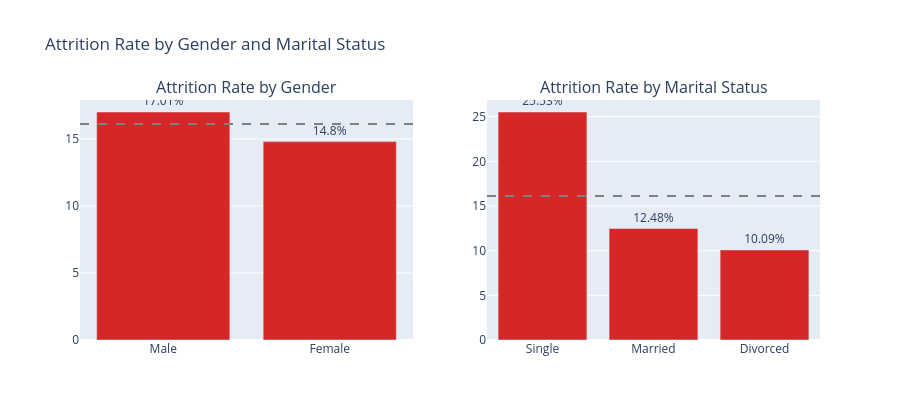

Notebook code cell kept with this figure:
### Markdown cell above
**Finding:** attrition is heavily concentrated in the youngest band — **18–25 year-olds leave at 35.8%**, more than double the baseline and more than triple the rate of 36–45 year-olds (9.2%, the most stable group). Attrition falls steadily as age increases, consistent with early-career employees being more likely to be exploring options or still finding fit.

### Code cell
from plotly.subplots import make_subplots

fig = make_subplots(rows=1, cols=2, subplot_titles=('Attrition Rate by Gender', 'Attrition Rate by Marital Status'))

t1 = attrition_rate_table(df_clean, 'Gender').sort_values('Attrition Rate (%)', ascending=False)
t2 = attrition_rate_table(df_clean, 'MaritalStatus').sort_values('Attrition Rate (%)', ascending=False)

fig.add_trace(go.Bar(x=t1['Gender'], y=t1['Attrition Rate (%)'], text=t1['Attrition Rate (%)'],
                      texttemplate='%{text}%', textposition='outside', marker_color='#d62728', showlegend=False), row=1, col=1)
fig.add_trace(go.Bar(x=t2['MaritalStatus'], y=t2['Attrition Rate (%)'], text=t2['Attrition Rate (%)'],
                      texttemplate='%{text}%', textposition='outside', marker_color='#d62728', showlegend=False), row=1, col=2)
fig.add_hline(y=BASELINE, line_dash='dash', line_color='gray', row=1, col=1)
fig.add_hline(y=BASELINE, line_dash='dash', line_color='gray', row=1, col=2)
fig.update_layout(height=420, title_text='Attrition Rate by Gender and Marital Status')
fig.show()

### Figure 1 — Plotly figure (JSON) as saved in the notebook; plotly's stock layout.template omitted (floating-point values rounded to 4 significant figures)
{"data": [{"marker": {"color": "#d62728"}, "showlegend": false, "text": [17.01, 14.8], "textposition": "outside", "texttemplate": "%{text}%", "type": "bar", "x": ["Male", "Female"], "xaxis": "x", "y": [17.01, 14.8], "yaxis": "y"}, {"marker": {"color": "#d62728"}, "showlegend": false, "text": [25.53, 12.48, 10.09], "textposition": "outside", "texttemplate": "%{text}%", "type": "bar", "x": ["Single", "Married", "Divorced"], "xaxis": "x2", "y": [25.53, 12.48, 10.09], "yaxis": "y2"}], "layout": {"annotations": [{"font": {"size": 16}, "showarrow": false, "text": "Attrition Rate by Gender", "x": 0.225, "xanchor": "center", "xref": "paper", "y": 1.0, "yanchor": "bottom", "yref": "paper"}, {"font": {"size": 16}, "showarrow": false, "text": "Attrition Rate by Marital Status", "x": 0.775, "xanchor": "center", "xref": "paper", "y": 1.0, "yanchor": "bottom", "yref": "paper"}], "height": 420, "shapes": [{"line": {"color": "gray", "dash": "dash"}, "type": "line", "x0": 0, "x1": 1, "xref": "x domain", "y0": 16.12, "y1": 16.12, "yref": "y"}, {"line": {"color": "gray", "dash": "dash"}, "type": "line", "x0": 0, "x1": 1, "xref": "x2 domain", "y0": 16.12, "y1": 16.12, "yref": "y2"}], "title": {"text": "Attrition Rate by Gender and Marital Status"}, "xaxis": {"anchor": "y", "domain": [0.0, 0.45]}, "xaxis2": {"anchor": "y2", "domain": [0.55, 1.0]}, "yaxis": {"anchor": "x", "domain": [0.0, 1.0]}, "yaxis2": {"anchor": "x2", "domain": [0.0, 1.0]}}}
